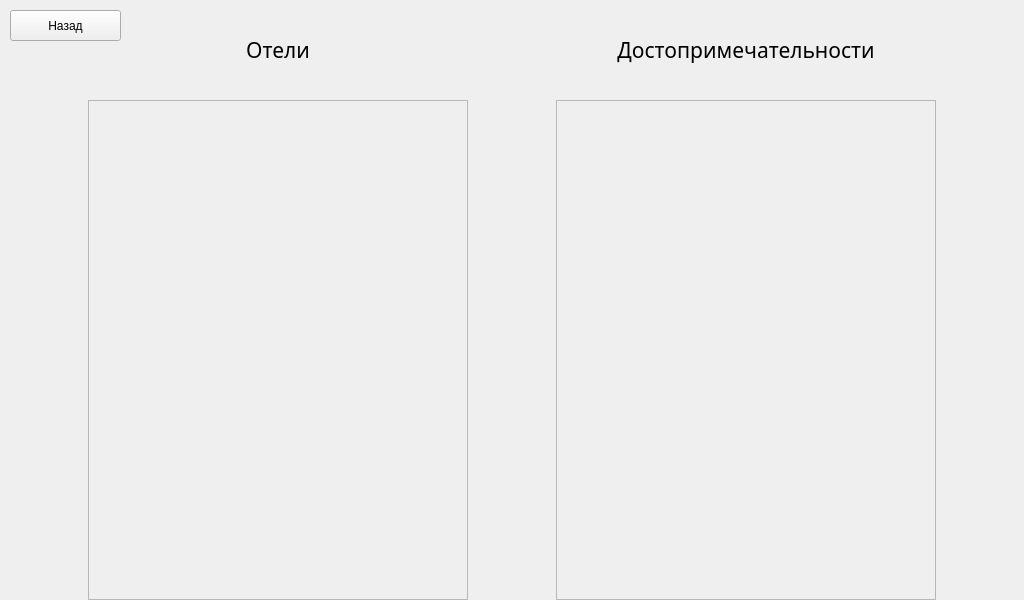
<?xml version="1.0" encoding="UTF-8"?>
<ui version="4.0">
 <class>MainWindow</class>
 <widget class="QMainWindow" name="MainWindow">
  <property name="geometry">
   <rect>
    <x>0</x>
    <y>0</y>
    <width>1024</width>
    <height>600</height>
   </rect>
  </property>
  <property name="windowTitle">
   <string>MainWindow</string>
  </property>
  <widget class="QWidget" name="centralwidget">
   <widget class="QScrollArea" name="scrollArea">
    <property name="geometry">
     <rect>
      <x>88</x>
      <y>100</y>
      <width>380</width>
      <height>500</height>
     </rect>
    </property>
    <property name="widgetResizable">
     <bool>true</bool>
    </property>
    <widget class="QWidget" name="HotelsList">
     <property name="geometry">
      <rect>
       <x>0</x>
       <y>0</y>
       <width>378</width>
       <height>498</height>
      </rect>
     </property>
     <layout class="QVBoxLayout" name="verticalLayout"/>
    </widget>
   </widget>
   <widget class="QScrollArea" name="scrollArea_2">
    <property name="geometry">
     <rect>
      <x>556</x>
      <y>100</y>
      <width>380</width>
      <height>500</height>
     </rect>
    </property>
    <property name="widgetResizable">
     <bool>true</bool>
    </property>
    <widget class="QWidget" name="AttractionsList">
     <property name="geometry">
      <rect>
       <x>0</x>
       <y>0</y>
       <width>378</width>
       <height>498</height>
      </rect>
     </property>
    </widget>
   </widget>
   <widget class="QLabel" name="label">
    <property name="geometry">
     <rect>
      <x>88</x>
      <y>0</y>
      <width>380</width>
      <height>100</height>
     </rect>
    </property>
    <property name="font">
     <font>
      <family>Rubik</family>
      <pointsize>16</pointsize>
     </font>
    </property>
    <property name="text">
     <string>Отели</string>
    </property>
    <property name="alignment">
     <set>Qt::AlignmentFlag::AlignCenter</set>
    </property>
   </widget>
   <widget class="QLabel" name="label_2">
    <property name="geometry">
     <rect>
      <x>556</x>
      <y>0</y>
      <width>380</width>
      <height>100</height>
     </rect>
    </property>
    <property name="font">
     <font>
      <family>Rubik</family>
      <pointsize>16</pointsize>
     </font>
    </property>
    <property name="text">
     <string>Достопримечательности</string>
    </property>
    <property name="alignment">
     <set>Qt::AlignmentFlag::AlignCenter</set>
    </property>
   </widget>
   <widget class="QPushButton" name="pushButton">
    <property name="geometry">
     <rect>
      <x>10</x>
      <y>10</y>
      <width>111</width>
      <height>31</height>
     </rect>
    </property>
    <property name="text">
     <string>Назад</string>
    </property>
   </widget>
  </widget>
 </widget>
 <resources/>
 <connections/>
</ui>
